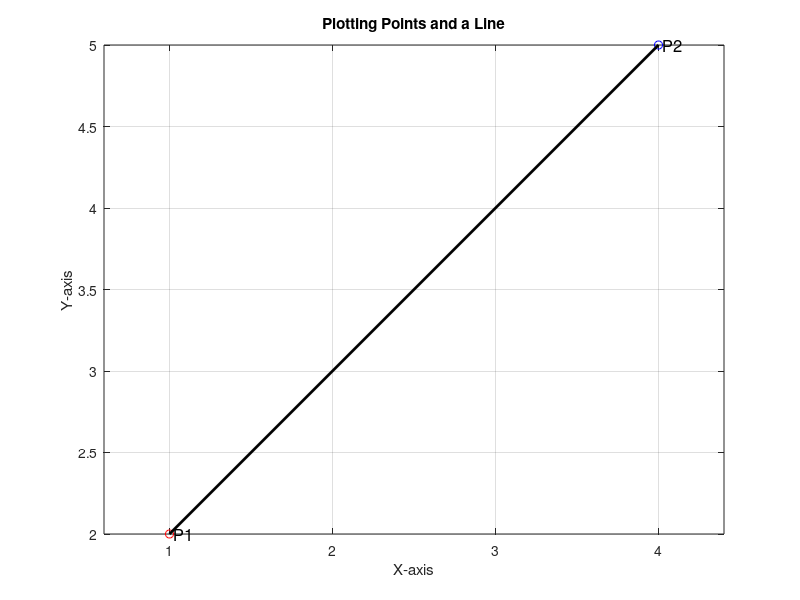

Recreate this plot in MATLAB.
clc; clear; close all;

% Define two points
x1 = 1; y1 = 2;
x2 = 4; y2 = 5;

% Plot the points
figure;
plot(x1, y1, 'ro'); hold on;
plot(x2, y2, 'bo');
%plot(x1, y1, 'ro', 'MarkerSize', 8, 'MarkerFaceColor', 'r'); hold on;
%plot(x2, y2, 'bo', 'MarkerSize', 8, 'MarkerFaceColor', 'b');

% Connect the points with a line
plot([x1, x2], [y1, y2], 'k-', 'LineWidth', 2);

% Labels
text(x1, y1, ' P1', 'FontSize', 12);
text(x2, y2, ' P2', 'FontSize', 12);

% Formatting
xlabel('X-axis');
ylabel('Y-axis');
title('Plotting Points and a Line');
axis equal; grid on;
